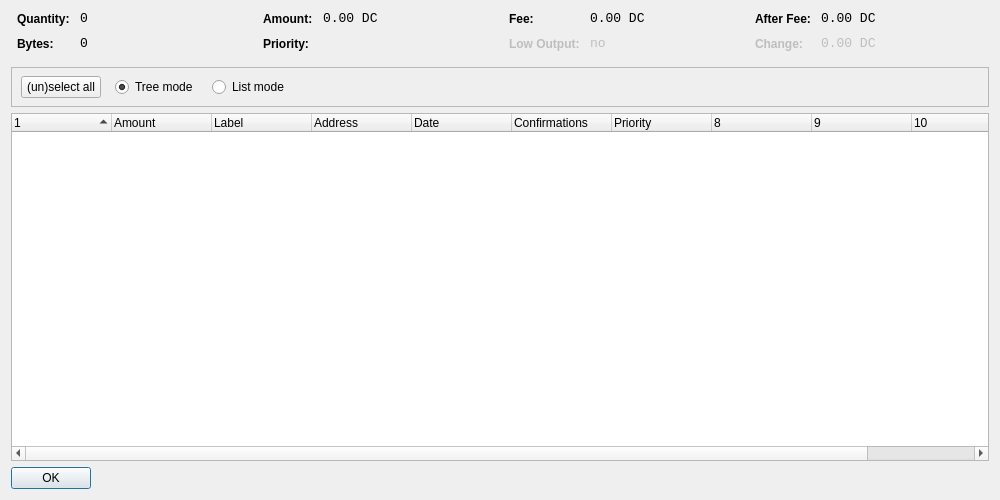
<?xml version="1.0" encoding="UTF-8"?>
<ui version="4.0">
 <class>CoinControlDialog</class>
 <widget class="QDialog" name="CoinControlDialog">
  <property name="geometry">
   <rect>
    <x>0</x>
    <y>0</y>
    <width>1000</width>
    <height>500</height>
   </rect>
  </property>
  <property name="windowTitle">
   <string>Coin Control</string>
  </property>
  <layout class="QVBoxLayout" name="verticalLayout">
   <item>
    <layout class="QHBoxLayout" name="horizontalLayoutTop" stretch="0,0,0,0">
     <property name="topMargin">
      <number>0</number>
     </property>
     <property name="bottomMargin">
      <number>10</number>
     </property>
     <item>
      <layout class="QFormLayout" name="formLayoutCoinControl1">
       <property name="horizontalSpacing">
        <number>10</number>
       </property>
       <property name="verticalSpacing">
        <number>10</number>
       </property>
       <property name="leftMargin">
        <number>6</number>
       </property>
       <property name="rightMargin">
        <number>6</number>
       </property>
       <item row="0" column="0">
        <widget class="QLabel" name="labelCoinControlQuantityText">
         <property name="styleSheet">
          <string notr="true">font-weight:bold;</string>
         </property>
         <property name="text">
          <string>Quantity:</string>
         </property>
        </widget>
       </item>
       <item row="0" column="1">
        <widget class="QLabel" name="labelCoinControlQuantity">
         <property name="font">
          <font>
           <family>Monospace</family>
           <pointsize>10</pointsize>
          </font>
         </property>
         <property name="cursor">
          <cursorShape>IBeamCursor</cursorShape>
         </property>
         <property name="contextMenuPolicy">
          <enum>Qt::ActionsContextMenu</enum>
         </property>
         <property name="text">
          <string notr="true">0</string>
         </property>
         <property name="textInteractionFlags">
          <set>Qt::LinksAccessibleByMouse|Qt::TextSelectableByKeyboard|Qt::TextSelectableByMouse</set>
         </property>
        </widget>
       </item>
       <item row="1" column="0">
        <widget class="QLabel" name="labelCoinControlBytesText">
         <property name="styleSheet">
          <string notr="true">font-weight:bold;</string>
         </property>
         <property name="text">
          <string>Bytes:</string>
         </property>
        </widget>
       </item>
       <item row="1" column="1">
        <widget class="QLabel" name="labelCoinControlBytes">
         <property name="font">
          <font>
           <family>Monospace</family>
           <pointsize>10</pointsize>
          </font>
         </property>
         <property name="cursor">
          <cursorShape>IBeamCursor</cursorShape>
         </property>
         <property name="contextMenuPolicy">
          <enum>Qt::ActionsContextMenu</enum>
         </property>
         <property name="text">
          <string notr="true">0</string>
         </property>
         <property name="textInteractionFlags">
          <set>Qt::LinksAccessibleByMouse|Qt::TextSelectableByKeyboard|Qt::TextSelectableByMouse</set>
         </property>
        </widget>
       </item>
      </layout>
     </item>
     <item>
      <layout class="QFormLayout" name="formLayoutCoinControl2">
       <property name="horizontalSpacing">
        <number>10</number>
       </property>
       <property name="verticalSpacing">
        <number>10</number>
       </property>
       <property name="leftMargin">
        <number>6</number>
       </property>
       <property name="rightMargin">
        <number>6</number>
       </property>
       <item row="0" column="0">
        <widget class="QLabel" name="labelCoinControlAmountText">
         <property name="styleSheet">
          <string notr="true">font-weight:bold;</string>
         </property>
         <property name="text">
          <string>Amount:</string>
         </property>
        </widget>
       </item>
       <item row="0" column="1">
        <widget class="QLabel" name="labelCoinControlAmount">
         <property name="font">
          <font>
           <family>Monospace</family>
           <pointsize>10</pointsize>
          </font>
         </property>
         <property name="cursor">
          <cursorShape>IBeamCursor</cursorShape>
         </property>
         <property name="contextMenuPolicy">
          <enum>Qt::ActionsContextMenu</enum>
         </property>
         <property name="text">
          <string notr="true">0.00 DC</string>
         </property>
         <property name="textInteractionFlags">
          <set>Qt::LinksAccessibleByMouse|Qt::TextSelectableByKeyboard|Qt::TextSelectableByMouse</set>
         </property>
        </widget>
       </item>
       <item row="1" column="0">
        <widget class="QLabel" name="labelCoinControlPriorityText">
         <property name="styleSheet">
          <string notr="true">font-weight:bold;</string>
         </property>
         <property name="text">
          <string>Priority:</string>
         </property>
        </widget>
       </item>
       <item row="1" column="1">
        <widget class="QLabel" name="labelCoinControlPriority">
         <property name="font">
          <font>
           <family>Monospace</family>
           <pointsize>10</pointsize>
          </font>
         </property>
         <property name="cursor">
          <cursorShape>IBeamCursor</cursorShape>
         </property>
         <property name="contextMenuPolicy">
          <enum>Qt::ActionsContextMenu</enum>
         </property>
         <property name="text">
          <string/>
         </property>
         <property name="textInteractionFlags">
          <set>Qt::LinksAccessibleByMouse|Qt::TextSelectableByKeyboard|Qt::TextSelectableByMouse</set>
         </property>
        </widget>
       </item>
      </layout>
     </item>
     <item>
      <layout class="QFormLayout" name="formLayoutCoinControl3">
       <property name="horizontalSpacing">
        <number>10</number>
       </property>
       <property name="verticalSpacing">
        <number>10</number>
       </property>
       <property name="leftMargin">
        <number>6</number>
       </property>
       <property name="rightMargin">
        <number>6</number>
       </property>
       <item row="0" column="0">
        <widget class="QLabel" name="labelCoinControlFeeText">
         <property name="styleSheet">
          <string notr="true">font-weight:bold;</string>
         </property>
         <property name="text">
          <string>Fee:</string>
         </property>
        </widget>
       </item>
       <item row="0" column="1">
        <widget class="QLabel" name="labelCoinControlFee">
         <property name="font">
          <font>
           <family>Monospace</family>
           <pointsize>10</pointsize>
          </font>
         </property>
         <property name="cursor">
          <cursorShape>IBeamCursor</cursorShape>
         </property>
         <property name="contextMenuPolicy">
          <enum>Qt::ActionsContextMenu</enum>
         </property>
         <property name="text">
          <string notr="true">0.00 DC</string>
         </property>
         <property name="textInteractionFlags">
          <set>Qt::LinksAccessibleByMouse|Qt::TextSelectableByKeyboard|Qt::TextSelectableByMouse</set>
         </property>
        </widget>
       </item>
       <item row="1" column="0">
        <widget class="QLabel" name="labelCoinControlLowOutputText">
         <property name="enabled">
          <bool>false</bool>
         </property>
         <property name="styleSheet">
          <string notr="true">font-weight:bold;</string>
         </property>
         <property name="text">
          <string>Low Output:</string>
         </property>
        </widget>
       </item>
       <item row="1" column="1">
        <widget class="QLabel" name="labelCoinControlLowOutput">
         <property name="enabled">
          <bool>false</bool>
         </property>
         <property name="font">
          <font>
           <family>Monospace</family>
           <pointsize>10</pointsize>
          </font>
         </property>
         <property name="cursor">
          <cursorShape>IBeamCursor</cursorShape>
         </property>
         <property name="contextMenuPolicy">
          <enum>Qt::ActionsContextMenu</enum>
         </property>
         <property name="text">
          <string notr="true">no</string>
         </property>
         <property name="textInteractionFlags">
          <set>Qt::LinksAccessibleByMouse|Qt::TextSelectableByKeyboard|Qt::TextSelectableByMouse</set>
         </property>
        </widget>
       </item>
      </layout>
     </item>
     <item>
      <layout class="QFormLayout" name="formLayoutCoinControl4">
       <property name="horizontalSpacing">
        <number>10</number>
       </property>
       <property name="verticalSpacing">
        <number>10</number>
       </property>
       <property name="leftMargin">
        <number>6</number>
       </property>
       <property name="rightMargin">
        <number>6</number>
       </property>
       <item row="0" column="0">
        <widget class="QLabel" name="labelCoinControlAfterFeeText">
         <property name="styleSheet">
          <string notr="true">font-weight:bold;</string>
         </property>
         <property name="text">
          <string>After Fee:</string>
         </property>
        </widget>
       </item>
       <item row="0" column="1">
        <widget class="QLabel" name="labelCoinControlAfterFee">
         <property name="font">
          <font>
           <family>Monospace</family>
           <pointsize>10</pointsize>
          </font>
         </property>
         <property name="cursor">
          <cursorShape>IBeamCursor</cursorShape>
         </property>
         <property name="contextMenuPolicy">
          <enum>Qt::ActionsContextMenu</enum>
         </property>
         <property name="text">
          <string notr="true">0.00 DC</string>
         </property>
         <property name="textInteractionFlags">
          <set>Qt::LinksAccessibleByMouse|Qt::TextSelectableByKeyboard|Qt::TextSelectableByMouse</set>
         </property>
        </widget>
       </item>
       <item row="1" column="0">
        <widget class="QLabel" name="labelCoinControlChangeText">
         <property name="enabled">
          <bool>false</bool>
         </property>
         <property name="styleSheet">
          <string notr="true">font-weight:bold;</string>
         </property>
         <property name="text">
          <string>Change:</string>
         </property>
        </widget>
       </item>
       <item row="1" column="1">
        <widget class="QLabel" name="labelCoinControlChange">
         <property name="enabled">
          <bool>false</bool>
         </property>
         <property name="font">
          <font>
           <family>Monospace</family>
           <pointsize>10</pointsize>
          </font>
         </property>
         <property name="cursor">
          <cursorShape>IBeamCursor</cursorShape>
         </property>
         <property name="contextMenuPolicy">
          <enum>Qt::ActionsContextMenu</enum>
         </property>
         <property name="text">
          <string notr="true">0.00 DC</string>
         </property>
         <property name="textInteractionFlags">
          <set>Qt::LinksAccessibleByMouse|Qt::TextSelectableByKeyboard|Qt::TextSelectableByMouse</set>
         </property>
        </widget>
       </item>
      </layout>
     </item>
    </layout>
   </item>
   <item>
    <widget class="QFrame" name="frame">
     <property name="minimumSize">
      <size>
       <width>0</width>
       <height>40</height>
      </size>
     </property>
     <property name="frameShape">
      <enum>QFrame::StyledPanel</enum>
     </property>
     <property name="frameShadow">
      <enum>QFrame::Sunken</enum>
     </property>
     <widget class="QWidget" name="horizontalLayoutWidget">
      <property name="geometry">
       <rect>
        <x>10</x>
        <y>0</y>
        <width>781</width>
        <height>41</height>
       </rect>
      </property>
      <layout class="QHBoxLayout" name="horizontalLayoutPanel" stretch="0,0,0,0,0">
       <property name="spacing">
        <number>14</number>
       </property>
       <item>
        <widget class="QPushButton" name="pushButtonSelectAll">
         <property name="sizePolicy">
          <sizepolicy hsizetype="Maximum" vsizetype="Fixed">
           <horstretch>0</horstretch>
           <verstretch>0</verstretch>
          </sizepolicy>
         </property>
         <property name="text">
          <string>(un)select all</string>
         </property>
        </widget>
       </item>
       <item>
        <widget class="QRadioButton" name="radioTreeMode">
         <property name="sizePolicy">
          <sizepolicy hsizetype="Maximum" vsizetype="Fixed">
           <horstretch>0</horstretch>
           <verstretch>0</verstretch>
          </sizepolicy>
         </property>
         <property name="text">
          <string>Tree mode</string>
         </property>
         <property name="checked">
          <bool>true</bool>
         </property>
        </widget>
       </item>
       <item>
        <widget class="QRadioButton" name="radioListMode">
         <property name="sizePolicy">
          <sizepolicy hsizetype="Maximum" vsizetype="Fixed">
           <horstretch>0</horstretch>
           <verstretch>0</verstretch>
          </sizepolicy>
         </property>
         <property name="text">
          <string>List mode</string>
         </property>
        </widget>
       </item>
       <item>
        <spacer name="horizontalSpacer">
         <property name="orientation">
          <enum>Qt::Horizontal</enum>
         </property>
         <property name="sizeHint" stdset="0">
          <size>
           <width>40</width>
           <height>20</height>
          </size>
         </property>
        </spacer>
       </item>
      </layout>
     </widget>
    </widget>
   </item>
   <item>
    <widget class="CoinControlTreeWidget" name="treeWidget">
     <property name="contextMenuPolicy">
      <enum>Qt::CustomContextMenu</enum>
     </property>
     <property name="sortingEnabled">
      <bool>false</bool>
     </property>
     <property name="columnCount">
      <number>11</number>
     </property>
     <attribute name="headerShowSortIndicator" stdset="0">
      <bool>true</bool>
     </attribute>
     <attribute name="headerStretchLastSection">
      <bool>false</bool>
     </attribute>
     <column>
      <property name="text">
       <string/>
      </property>
     </column>
     <column>
      <property name="text">
       <string>Amount</string>
      </property>
     </column>
     <column>
      <property name="text">
       <string>Label</string>
      </property>
     </column>
     <column>
      <property name="text">
       <string>Address</string>
      </property>
     </column>
     <column>
      <property name="text">
       <string>Date</string>
      </property>
     </column>
     <column>
      <property name="text">
       <string>Confirmations</string>
      </property>
      <property name="toolTip">
       <string>Confirmed</string>
      </property>
     </column>
     <column>
      <property name="text">
       <string>Priority</string>
      </property>
     </column>
     <column>
      <property name="text">
       <string/>
      </property>
     </column>
     <column>
      <property name="text">
       <string/>
      </property>
     </column>
     <column>
      <property name="text">
       <string/>
      </property>
     </column>
     <column>
      <property name="text">
       <string/>
      </property>
     </column>
    </widget>
   </item>
   <item>
    <widget class="QDialogButtonBox" name="buttonBox">
     <property name="sizePolicy">
      <sizepolicy hsizetype="Maximum" vsizetype="Fixed">
       <horstretch>0</horstretch>
       <verstretch>0</verstretch>
      </sizepolicy>
     </property>
     <property name="orientation">
      <enum>Qt::Horizontal</enum>
     </property>
     <property name="standardButtons">
      <set>QDialogButtonBox::Ok</set>
     </property>
    </widget>
   </item>
  </layout>
 </widget>
 <customwidgets>
  <customwidget>
   <class>CoinControlTreeWidget</class>
   <extends>QTreeWidget</extends>
   <header>coincontroltreewidget.h</header>
  </customwidget>
 </customwidgets>
 <resources/>
 <connections/>
</ui>
